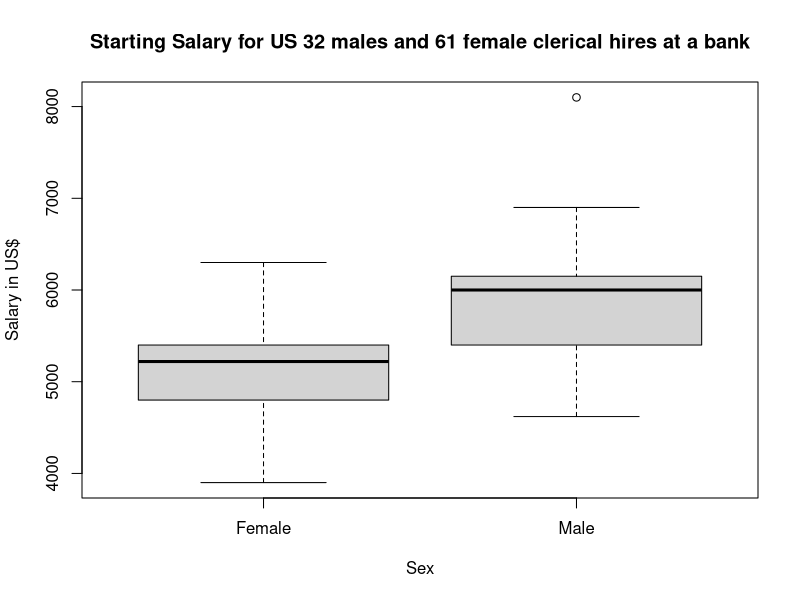
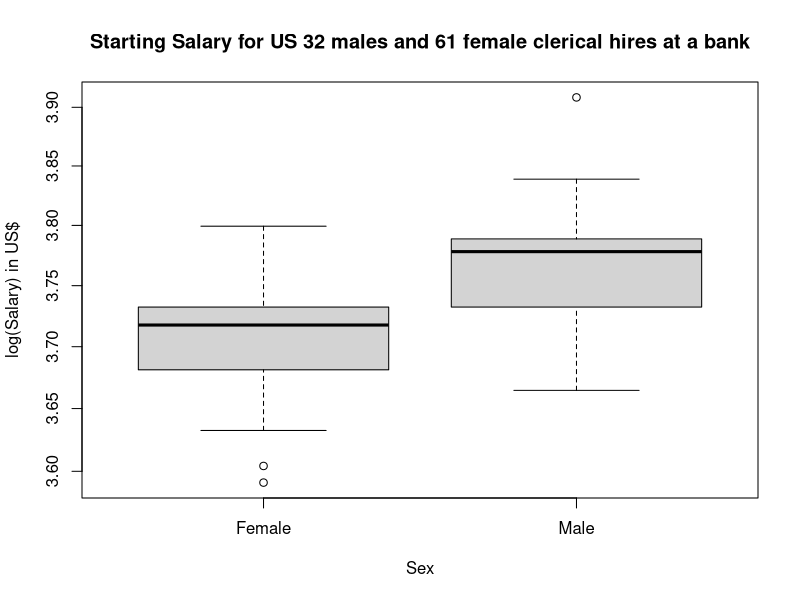

These charts were generated, in order, by the following R code:
## ---- chunk 1
salary.data <- read.csv('data_24.csv')
head(salary.data)
salary.female <- salary.data[salary.data$Sex=="Female",]$Salary
salary.male <- salary.data[salary.data$Sex=="Male",]$Salary
## ---- chunk 2
boxplot(Salary~Sex,data=salary.data, main="Starting Salary for US 32 males and 61 female clerical hires at a bank", log="",
    xlab="Sex", ylab="Salary in US$")
## ---- chunk 3
boxplot(log10(Salary)~Sex,data=salary.data, main="Starting Salary for US 32 males and 61 female clerical hires at a bank", log = "y",
    xlab="Sex", ylab="log(Salary) in US$")
## ---- chunk 4
tt<-t.test(log10(salary.male), log10(salary.female), alternative = "greater")
dm <- tt$estimate[1]-tt$estimate[2]
dm <- unname(dm)
CI1<-tt$conf.int[1]
CI2<-2*dm-CI1
## ---- chunk 5
estimate <- exp(dm)
lower.ci <- exp(CI1)
upper.ci <- exp(CI2)
estimate
lower.ci
upper.ci
## ---- chunk 6
data <- read.csv('data_25.csv')
vietnam <- data[data$Veteran=="Vietnam",]$Dioxin
other <- data[data$Veteran=="Other",]$Dioxin
vietnam.without1 <- vietnam[c(1:645)]
vietnam.without2 <- vietnam[c(1:644)]

tt.with <- t.test(vietnam, other, alternative="greater")
tt.with
## ---- chunk 7
tt.without1 <- t.test(vietnam.without1, other, alternative="greater")
tt.without1
## ---- chunk 8
tt.without2 <- t.test(vietnam.without2, other, alternative="greater")
tt.without2
